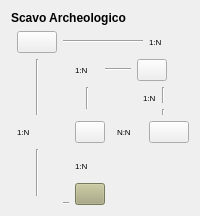
          <widget class="QWidget" name="services">
           <attribute name="title">
            <string>Scavo archeologico</string>
           </attribute>
           <layout class="QGridLayout" name="gridLayout_7">
            <item row="0" column="0">
             <layout class="QGridLayout" name="gridLayout_5">
              <item row="0" column="0">
               <widget class="QLabel" name="label_11">
                <property name="sizePolicy">
                 <sizepolicy hsizetype="Expanding" vsizetype="Preferred">
                  <horstretch>0</horstretch>
                  <verstretch>0</verstretch>
                 </sizepolicy>
                </property>
                <property name="maximumSize">
                 <size>
                  <width>16777215</width>
                  <height>30</height>
                 </size>
                </property>
                <property name="font">
                 <font>
                  <weight>75</weight>
                  <bold>true</bold>
                 </font>
                </property>
                <property name="text">
                 <string>Scavo Archeologico</string>
                </property>
                <property name="scaledContents">
                 <bool>true</bool>
                </property>
               </widget>
              </item>
              <item row="1" column="0">
               <layout class="QGridLayout" name="gridLayout_3">
                <item row="7" column="0" rowspan="5" colspan="3">
                 <widget class="Line" name="line_35">
                  <property name="sizePolicy">
                   <sizepolicy hsizetype="Expanding" vsizetype="Minimum">
                    <horstretch>0</horstretch>
                    <verstretch>0</verstretch>
                   </sizepolicy>
                  </property>
                  <property name="orientation">
                   <enum>Qt::Vertical</enum>
                  </property>
                 </widget>
                </item>
                <item row="8" column="4" colspan="2">
                 <widget class="Line" name="line_13">
                  <property name="sizePolicy">
                   <sizepolicy hsizetype="Expanding" vsizetype="Minimum">
                    <horstretch>0</horstretch>
                    <verstretch>0</verstretch>
                   </sizepolicy>
                  </property>
                  <property name="orientation">
                   <enum>Qt::Vertical</enum>
                  </property>
                 </widget>
                </item>
                <item row="1" column="0" rowspan="5" colspan="3">
                 <widget class="Line" name="line_15">
                  <property name="sizePolicy">
                   <sizepolicy hsizetype="Expanding" vsizetype="Minimum">
                    <horstretch>0</horstretch>
                    <verstretch>0</verstretch>
                   </sizepolicy>
                  </property>
                  <property name="orientation">
                   <enum>Qt::Vertical</enum>
                  </property>
                 </widget>
                </item>
                <item row="9" column="4" colspan="2">
                 <widget class="QLabel" name="label_8">
                  <property name="sizePolicy">
                   <sizepolicy hsizetype="Expanding" vsizetype="Preferred">
                    <horstretch>0</horstretch>
                    <verstretch>0</verstretch>
                   </sizepolicy>
                  </property>
                  <property name="font">
                   <font>
                    <pointsize>6</pointsize>
                   </font>
                  </property>
                  <property name="text">
                   <string>1:N</string>
                  </property>
                 </widget>
                </item>
                <item row="10" column="3" colspan="3">
                 <widget class="Line" name="line_14">
                  <property name="sizePolicy">
                   <sizepolicy hsizetype="Expanding" vsizetype="Minimum">
                    <horstretch>0</horstretch>
                    <verstretch>0</verstretch>
                   </sizepolicy>
                  </property>
                  <property name="orientation">
                   <enum>Qt::Vertical</enum>
                  </property>
                 </widget>
                </item>
                <item row="0" column="10">
                 <widget class="QLabel" name="label_6">
                  <property name="sizePolicy">
                   <sizepolicy hsizetype="Expanding" vsizetype="Preferred">
                    <horstretch>0</horstretch>
                    <verstretch>0</verstretch>
                   </sizepolicy>
                  </property>
                  <property name="font">
                   <font>
                    <pointsize>6</pointsize>
                   </font>
                  </property>
                  <property name="text">
                   <string>1:N</string>
                  </property>
                 </widget>
                </item>
                <item row="1" column="8" colspan="3">
                 <widget class="QPushButton" name="btnPeriodotable">
                  <property name="sizePolicy">
                   <sizepolicy hsizetype="Expanding" vsizetype="Fixed">
                    <horstretch>0</horstretch>
                    <verstretch>0</verstretch>
                   </sizepolicy>
                  </property>
                  <property name="maximumSize">
                   <size>
                    <width>30</width>
                    <height>16777215</height>
                   </size>
                  </property>
                  <property name="styleSheet">
                   <string notr="true" />
                  </property>
                  <property name="text">
                   <string />
                  </property>
                  <property name="icon">
                   <iconset resource="../../resources/resources.qrc">
                    <normaloff>:/icons/iconPER.png</normaloff>:/icons/iconPER.png</iconset>
                  </property>
                  <property name="iconSize">
                   <size>
                    <width>20</width>
                    <height>20</height>
                   </size>
                  </property>
                 </widget>
                </item>
                <item row="1" column="5" colspan="3">
                 <widget class="Line" name="line_11">
                  <property name="sizePolicy">
                   <sizepolicy hsizetype="Expanding" vsizetype="Fixed">
                    <horstretch>0</horstretch>
                    <verstretch>0</verstretch>
                   </sizepolicy>
                  </property>
                  <property name="orientation">
                   <enum>Qt::Horizontal</enum>
                  </property>
                 </widget>
                </item>
                <item row="0" column="2" colspan="8">
                 <widget class="Line" name="line_16">
                  <property name="sizePolicy">
                   <sizepolicy hsizetype="Expanding" vsizetype="Fixed">
                    <horstretch>0</horstretch>
                    <verstretch>0</verstretch>
                   </sizepolicy>
                  </property>
                  <property name="orientation">
                   <enum>Qt::Horizontal</enum>
                  </property>
                 </widget>
                </item>
                <item row="2" column="3" rowspan="3" colspan="3">
                 <widget class="Line" name="line_10">
                  <property name="sizePolicy">
                   <sizepolicy hsizetype="Expanding" vsizetype="Minimum">
                    <horstretch>0</horstretch>
                    <verstretch>0</verstretch>
                   </sizepolicy>
                  </property>
                  <property name="font">
                   <font>
                    <pointsize>6</pointsize>
                   </font>
                  </property>
                  <property name="orientation">
                   <enum>Qt::Vertical</enum>
                  </property>
                 </widget>
                </item>
                <item row="4" column="8" rowspan="2" colspan="3">
                 <widget class="Line" name="line_7">
                  <property name="sizePolicy">
                   <sizepolicy hsizetype="Expanding" vsizetype="Minimum">
                    <horstretch>0</horstretch>
                    <verstretch>0</verstretch>
                   </sizepolicy>
                  </property>
                  <property name="orientation">
                   <enum>Qt::Vertical</enum>
                  </property>
                 </widget>
                </item>
                <item row="2" column="8" rowspan="2" colspan="3">
                 <widget class="Line" name="line_6">
                  <property name="sizePolicy">
                   <sizepolicy hsizetype="Expanding" vsizetype="Minimum">
                    <horstretch>0</horstretch>
                    <verstretch>0</verstretch>
                   </sizepolicy>
                  </property>
                  <property name="orientation">
                   <enum>Qt::Vertical</enum>
                  </property>
                 </widget>
                </item>
                <item row="5" column="4" rowspan="3" colspan="2">
                 <widget class="QPushButton" name="btnUStable">
                  <property name="sizePolicy">
                   <sizepolicy hsizetype="Expanding" vsizetype="Fixed">
                    <horstretch>0</horstretch>
                    <verstretch>0</verstretch>
                   </sizepolicy>
                  </property>
                  <property name="maximumSize">
                   <size>
                    <width>30</width>
                    <height>16777215</height>
                   </size>
                  </property>
                  <property name="text">
                   <string />
                  </property>
                  <property name="icon">
                   <iconset resource="../../resources/resources.qrc">
                    <normaloff>:/icons/IconPAI.png</normaloff>:/icons/IconPAI.png</iconset>
                  </property>
                  <property name="iconSize">
                   <size>
                    <width>25</width>
                    <height>25</height>
                   </size>
                  </property>
                 </widget>
                </item>
                <item row="3" column="9" colspan="2">
                 <widget class="QLabel" name="label_5">
                  <property name="sizePolicy">
                   <sizepolicy hsizetype="Expanding" vsizetype="Preferred">
                    <horstretch>0</horstretch>
                    <verstretch>0</verstretch>
                   </sizepolicy>
                  </property>
                  <property name="font">
                   <font>
                    <pointsize>6</pointsize>
                   </font>
                  </property>
                  <property name="text">
                   <string>1:N</string>
                  </property>
                 </widget>
                </item>
                <item row="1" column="4">
                 <widget class="QLabel" name="label_15">
                  <property name="sizePolicy">
                   <sizepolicy hsizetype="Expanding" vsizetype="Preferred">
                    <horstretch>0</horstretch>
                    <verstretch>0</verstretch>
                   </sizepolicy>
                  </property>
                  <property name="font">
                   <font>
                    <pointsize>6</pointsize>
                   </font>
                  </property>
                  <property name="text">
                   <string>1:N</string>
                  </property>
                 </widget>
                </item>
                <item row="11" column="4" rowspan="2" colspan="2">
                 <widget class="QPushButton" name="btnReptable">
                  <property name="sizePolicy">
                   <sizepolicy hsizetype="Expanding" vsizetype="Fixed">
                    <horstretch>0</horstretch>
                    <verstretch>0</verstretch>
                   </sizepolicy>
                  </property>
                  <property name="maximumSize">
                   <size>
                    <width>30</width>
                    <height>16777215</height>
                   </size>
                  </property>
                  <property name="styleSheet">
                   <string notr="true">background-color: rgb(170, 170, 127);</string>
                  </property>
                  <property name="text">
                   <string />
                  </property>
                  <property name="icon">
                   <iconset resource="../../resources/resources.qrc">
                    <normaloff>:/icons/finds.png</normaloff>:/icons/finds.png</iconset>
                  </property>
                  <property name="iconSize">
                   <size>
                    <width>25</width>
                    <height>25</height>
                   </size>
                  </property>
                 </widget>
                </item>
                <item row="6" column="1">
                 <widget class="QLabel" name="label_14">
                  <property name="sizePolicy">
                   <sizepolicy hsizetype="Expanding" vsizetype="Preferred">
                    <horstretch>0</horstretch>
                    <verstretch>0</verstretch>
                   </sizepolicy>
                  </property>
                  <property name="font">
                   <font>
                    <pointsize>6</pointsize>
                   </font>
                  </property>
                  <property name="text">
                   <string>1:N</string>
                  </property>
                 </widget>
                </item>
                <item row="6" column="10">
                 <widget class="QPushButton" name="btnStrutturatable">
                  <property name="sizePolicy">
                   <sizepolicy hsizetype="Expanding" vsizetype="Fixed">
                    <horstretch>0</horstretch>
                    <verstretch>0</verstretch>
                   </sizepolicy>
                  </property>
                  <property name="maximumSize">
                   <size>
                    <width>16777215</width>
                    <height>30</height>
                   </size>
                  </property>
                  <property name="sizeIncrement">
                   <size>
                    <width>0</width>
                    <height>0</height>
                   </size>
                  </property>
                  <property name="text">
                   <string />
                  </property>
                  <property name="icon">
                   <iconset resource="../../resources/resources.qrc">
                    <normaloff>:/icons/iconStrutt.png</normaloff>:/icons/iconStrutt.png</iconset>
                  </property>
                  <property name="iconSize">
                   <size>
                    <width>20</width>
                    <height>80</height>
                   </size>
                  </property>
                 </widget>
                </item>
                <item row="0" column="1">
                 <widget class="QPushButton" name="btnSitotable">
                  <property name="sizePolicy">
                   <sizepolicy hsizetype="Expanding" vsizetype="Fixed">
                    <horstretch>0</horstretch>
                    <verstretch>0</verstretch>
                   </sizepolicy>
                  </property>
                  <property name="minimumSize">
                   <size>
                    <width>0</width>
                    <height>0</height>
                   </size>
                  </property>
                  <property name="maximumSize">
                   <size>
                    <width>16777215</width>
                    <height>30</height>
                   </size>
                  </property>
                  <property name="baseSize">
                   <size>
                    <width>0</width>
                    <height>0</height>
                   </size>
                  </property>
                  <property name="text">
                   <string />
                  </property>
                  <property name="icon">
                   <iconset resource="../../resources/resources.qrc">
                    <normaloff>:/icons/iconSite.png</normaloff>:/icons/iconSite.png</iconset>
                  </property>
                  <property name="iconSize">
                   <size>
                    <width>20</width>
                    <height>100</height>
                   </size>
                  </property>
                 </widget>
                </item>
                <item row="6" column="6">
                 <widget class="Line" name="line">
                  <property name="orientation">
                   <enum>Qt::Horizontal</enum>
                  </property>
                 </widget>
                </item>
                <item row="6" column="8">
                 <widget class="Line" name="line_2">
                  <property name="orientation">
                   <enum>Qt::Horizontal</enum>
                  </property>
                 </widget>
                </item>
                <item row="6" column="2">
                 <widget class="Line" name="line_12">
                  <property name="sizePolicy">
                   <sizepolicy hsizetype="Expanding" vsizetype="Fixed">
                    <horstretch>0</horstretch>
                    <verstretch>0</verstretch>
                   </sizepolicy>
                  </property>
                  <property name="orientation">
                   <enum>Qt::Horizontal</enum>
                  </property>
                 </widget>
                </item>
                <item row="6" column="7">
                 <widget class="QLabel" name="label">
                  <property name="sizePolicy">
                   <sizepolicy hsizetype="Expanding" vsizetype="Preferred">
                    <horstretch>0</horstretch>
                    <verstretch>0</verstretch>
                   </sizepolicy>
                  </property>
                  <property name="font">
                   <font>
                    <pointsize>6</pointsize>
                   </font>
                  </property>
                  <property name="text">
                   <string>N:N</string>
                  </property>
                 </widget>
                </item>
                <item row="12" column="2" colspan="2">
                 <widget class="Line" name="line_8">
                  <property name="sizePolicy">
                   <sizepolicy hsizetype="Expanding" vsizetype="Fixed">
                    <horstretch>0</horstretch>
                    <verstretch>0</verstretch>
                   </sizepolicy>
                  </property>
                  <property name="orientation">
                   <enum>Qt::Horizontal</enum>
                  </property>
                 </widget>
                </item>
               </layout>
              </item>
             </layout>
            </item>
           </layout>
          </widget>
